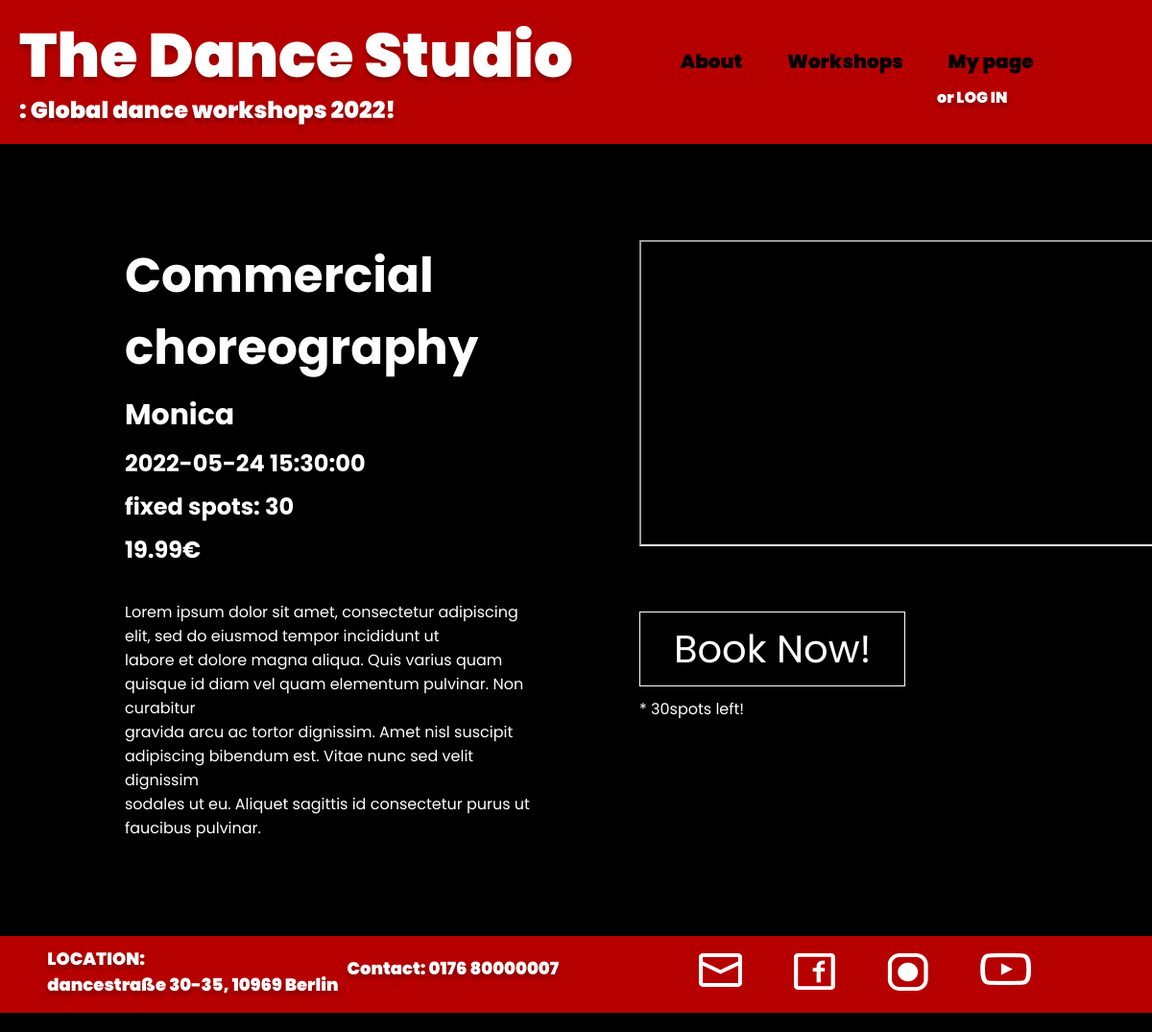
The app's page /classinfo/1, older data.
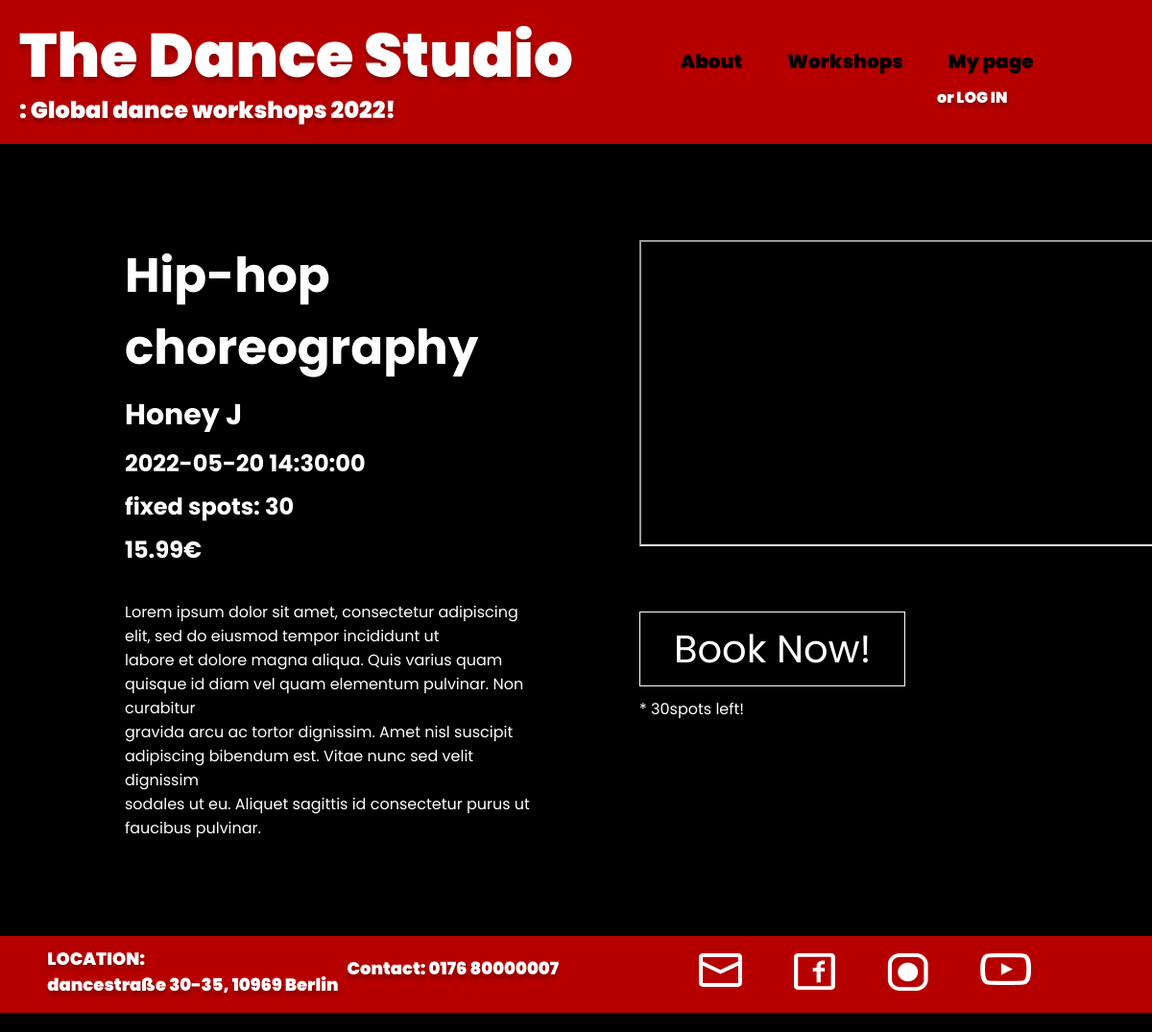
The same page, newer data.
### app/booking/models.py (models this page shows)
class Workshop(db.Model, CRUDMixin):
    id = db.Column(db.Integer, primary_key=True)
    date = db.Column(db.DateTime)
    name = db.Column(db.String(20))
    teacher = db.Column(db.String(50))
    price = db.Column(db.Numeric(20, 2))
    fixed_spots = db.Column(db.Integer)
    available_spots = db.Column(db.Integer)
    userinfos = db.relationship('Userinfo', backref='workshop', lazy=True)
    picture_url = db.Column(db.String(260))
    video_url= db.Column(db.String(260))

### app/booking/routes.py (the view)
@blueprint.route('/classinfo/<int:id>')
def classinfo(id):
    workshop = Workshop.query.filter_by(id=id).first_or_404()
    return render_template('booking/classInfo.htm',workshop=workshop)

### app/templates/booking/classInfo.htm
{% extends 'base.html' %}
{% block css %}
<link rel="stylesheet" type="text/css" href="../static/styles/classinfo_style.css">
{% endblock %}
{% block body %}
    <div class="content">
        <div class="info">
            <h1> {{workshop.name}} </h1>
            <h2> {{workshop.teacher}} </h2>
            <h3> {{workshop.date}} </h3>
            <h4> fixed spots: {{workshop.fixed_spots}}</h4>
            <h5> {{workshop.price}}€</h5>
            <p><br>Lorem ipsum dolor sit amet, consectetur adipiscing <br> elit, sed do eiusmod tempor incididunt ut <br>labore et dolore magna aliqua. Quis varius quam <br>quisque id diam vel quam elementum pulvinar. Non curabitur<br> gravida arcu ac tortor dignissim. Amet nisl suscipit <br>adipiscing bibendum est. Vitae nunc sed velit dignissim <br>sodales ut eu. Aliquet sagittis id consectetur purus ut <br>faucibus pulvinar. </p>
        </div>
        <div class="rightside">
            <iframe width="560" height="315" src={{workshop.video_url}}>
            </iframe>
            <br>
            <a href="/book/{{workshop.id}}" class="book">
                Book Now!
            </a>
            <p1>
            <br> * {{workshop.available_spots}}spots left!
            </p1>
        </div>
    </div>
{% endblock %}

Row changes from the older to the newer data that the page shows:
changed Workshop: name "Commercial choreography" → "Hip-hop choreography"; teacher "Monica" → "Honey J"; date "2022-05-24 15:30:00" → "2022-05-20 14:30:00"; price "19.99" → "15.99"
